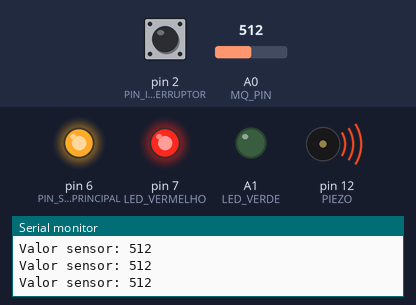
A sketch run on a simulated Arduino Uno, built with avr-gcc and run on an emulated ATmega328P. Shown: output pins drawn as LEDs (lit = HIGH), buzzer (waves = sounding, pin HIGH), the last lines printed to the serial monitor. The inputs (shaded band) are chosen by the test bench; at power-on: A0 (MQ_PIN) = 512, pin 2 (PIN_INTERRUPTOR) HIGH.

Above: at 1.2 s.
1.3 s: A0 (MQ_PIN) set to 264
2.8 s: A0 (MQ_PIN) set to 246
At 4.0 s:
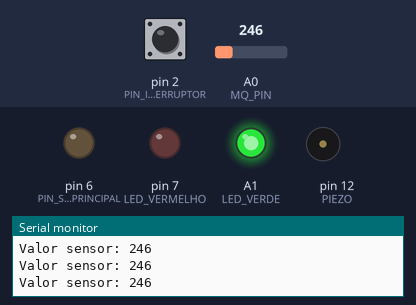
4.3 s: pin 2 (PIN_INTERRUPTOR) pulled LOW for 0.25 s
At 4.5 s:
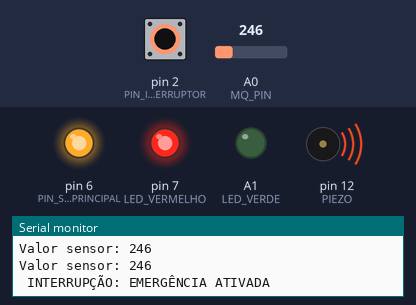
6.1 s: A0 (MQ_PIN) set to 306
At 6.7 s:
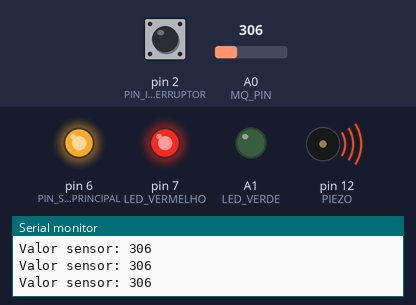
7.7 s: A0 (MQ_PIN) set to 122
At 9.2 s:
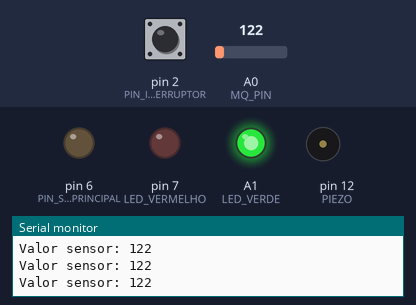
Timing chart, 0 to 10.3 s (numbered marks = the images above; inputs shaded):
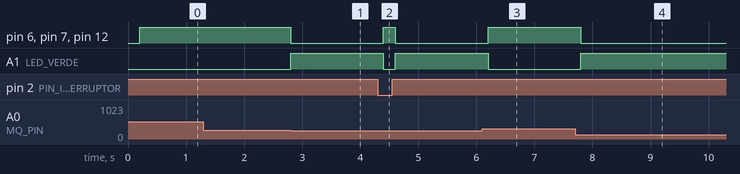

The sketch:

alarme_de_incendio_codigo_secundario.ino
```cpp
#include <EEPROM.h>


#define MQ_PIN A0
#define LED_VERDE A1
#define LED_VERMELHO 7
#define PIEZO 12
#define PIN_SAIDA_ARDU_PRINCIPAL 6
#define PIN_INTERRUPTOR 2


int limiteFumaca;
unsigned long ultimoTempo = 0;
const unsigned long intervalo = 200;

volatile bool emergencia = false;


void ISR_emergencia() {
  emergencia = true;
}

void setup() {
  pinMode(LED_VERDE, OUTPUT);
  pinMode(LED_VERMELHO, OUTPUT);
  pinMode(PIEZO, OUTPUT);
  pinMode(PIN_SAIDA_ARDU_PRINCIPAL, OUTPUT);

  pinMode(PIN_INTERRUPTOR, INPUT_PULLUP);


  Serial.begin(9600);


  attachInterrupt(digitalPinToInterrupt(PIN_INTERRUPTOR), ISR_emergencia, FALLING);


  limiteFumaca = EEPROM.read(0);
  if (limiteFumaca < 100 || limiteFumaca > 900) {
    limiteFumaca = 700;
  }

  Serial.print("Limite carregado: ");
  Serial.println(limiteFumaca);
}

void loop() {
  unsigned long agora = millis();


  if (agora - ultimoTempo >= intervalo) {
    ultimoTempo = agora;

    int valor = analogRead(MQ_PIN);
    Serial.print("Valor sensor: ");
    Serial.println(valor);


    if (!emergencia) {
      if (valor > limiteFumaca) {

        digitalWrite(LED_VERMELHO, HIGH);
        digitalWrite(LED_VERDE, LOW);
        digitalWrite(PIEZO, HIGH);
        digitalWrite(PIN_SAIDA_ARDU_PRINCIPAL, HIGH);
      } else {

        digitalWrite(LED_VERMELHO, LOW);
        digitalWrite(LED_VERDE, HIGH);
        digitalWrite(PIEZO, LOW);
        digitalWrite(PIN_SAIDA_ARDU_PRINCIPAL, LOW);
      }
    }

    else {
      digitalWrite(LED_VERMELHO, HIGH);
      digitalWrite(LED_VERDE, LOW);
      digitalWrite(PIEZO, HIGH);
      digitalWrite(PIN_SAIDA_ARDU_PRINCIPAL, HIGH);

      Serial.println(" INTERRUPÇÃO: EMERGÊNCIA ATIVADA ");
      emergencia = false;
    }
  }
}
```

Measured:
- the behaviour switches between 256 and 255 on A0 (MQ_PIN) (found by bisection; images 0 and 1)
- after the input at 2.8 s, pin 6 (PIN_SAIDA_ARDU_PRINCIPAL), pin 7 (LED_VERMELHO), pin 12 (PIEZO): HIGH → LOW at once; A1 (LED_VERDE): LOW → HIGH at once
- after the input at 4.3 s, pin 6 (PIN_SAIDA_ARDU_PRINCIPAL), pin 7 (LED_VERMELHO), pin 12 (PIEZO): LOW → HIGH after 0.10 s, → LOW 0.20 s later; A1 (LED_VERDE): HIGH → LOW after 0.10 s, → HIGH 0.20 s later
- after the input at 6.1 s, pin 6 (PIN_SAIDA_ARDU_PRINCIPAL), pin 7 (LED_VERMELHO), pin 12 (PIEZO): LOW → HIGH after 0.10 s; A1 (LED_VERDE): HIGH → LOW after 0.10 s
- after the input at 7.7 s, pin 6 (PIN_SAIDA_ARDU_PRINCIPAL), pin 7 (LED_VERMELHO), pin 12 (PIEZO): HIGH → LOW after 0.10 s; A1 (LED_VERDE): LOW → HIGH after 0.10 s
